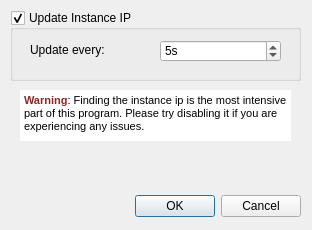
<?xml version="1.0" encoding="UTF-8"?>
<ui version="4.0">
 <class>Settings</class>
 <widget class="QDialog" name="Settings">
  <property name="geometry">
   <rect>
    <x>0</x>
    <y>0</y>
    <width>312</width>
    <height>230</height>
   </rect>
  </property>
  <property name="windowTitle">
   <string>Settings</string>
  </property>
  <widget class="QDialogButtonBox" name="buttonBox">
   <property name="geometry">
    <rect>
     <x>10</x>
     <y>190</y>
     <width>291</width>
     <height>32</height>
    </rect>
   </property>
   <property name="orientation">
    <enum>Qt::Horizontal</enum>
   </property>
   <property name="standardButtons">
    <set>QDialogButtonBox::Cancel|QDialogButtonBox::Ok</set>
   </property>
  </widget>
  <widget class="QGroupBox" name="iipUdate_box">
   <property name="geometry">
    <rect>
     <x>10</x>
     <y>10</y>
     <width>291</width>
     <height>71</height>
    </rect>
   </property>
   <property name="title">
    <string>Update Instance IP</string>
   </property>
   <property name="checkable">
    <bool>true</bool>
   </property>
   <widget class="QSpinBox" name="iipUpdate_spinBox">
    <property name="geometry">
     <rect>
      <x>150</x>
      <y>30</y>
      <width>121</width>
      <height>22</height>
     </rect>
    </property>
    <property name="suffix">
     <string>s</string>
    </property>
    <property name="minimum">
     <number>1</number>
    </property>
    <property name="maximum">
     <number>99999</number>
    </property>
    <property name="value">
     <number>5</number>
    </property>
   </widget>
   <widget class="QLabel" name="iipUpdate_label">
    <property name="geometry">
     <rect>
      <x>20</x>
      <y>30</y>
      <width>111</width>
      <height>20</height>
     </rect>
    </property>
    <property name="text">
     <string>Update every:</string>
    </property>
   </widget>
  </widget>
  <widget class="QTextEdit" name="textEdit">
   <property name="geometry">
    <rect>
     <x>20</x>
     <y>90</y>
     <width>271</width>
     <height>51</height>
    </rect>
   </property>
   <property name="frameShape">
    <enum>QFrame::NoFrame</enum>
   </property>
   <property name="html">
    <string>&lt;!DOCTYPE HTML PUBLIC &quot;-//W3C//DTD HTML 4.0//EN&quot; &quot;http://www.w3.org/TR/REC-html40/strict.dtd&quot;&gt;
&lt;html&gt;&lt;head&gt;&lt;meta name=&quot;qrichtext&quot; content=&quot;1&quot; /&gt;&lt;style type=&quot;text/css&quot;&gt;
p, li { white-space: pre-wrap; }
&lt;/style&gt;&lt;/head&gt;&lt;body style=&quot; font-family:'MS Shell Dlg 2'; font-size:8.25pt; font-weight:400; font-style:normal;&quot;&gt;
&lt;p style=&quot; margin-top:0px; margin-bottom:0px; margin-left:0px; margin-right:0px; -qt-block-indent:0; text-indent:0px;&quot;&gt;&lt;span style=&quot; font-size:8pt; font-weight:600; color:#8c2626;&quot;&gt;Warning&lt;/span&gt;&lt;span style=&quot; font-size:8pt;&quot;&gt;: Finding the instance ip is the most intensive part of this program. Please try disabling it if you are experiencing any issues.&lt;/span&gt;&lt;/p&gt;&lt;/body&gt;&lt;/html&gt;</string>
   </property>
   <property name="acceptRichText">
    <bool>false</bool>
   </property>
   <property name="cursorWidth">
    <number>0</number>
   </property>
   <property name="textInteractionFlags">
    <set>Qt::NoTextInteraction</set>
   </property>
  </widget>
 </widget>
 <resources/>
 <connections>
  <connection>
   <sender>buttonBox</sender>
   <signal>accepted()</signal>
   <receiver>Settings</receiver>
   <slot>accept()</slot>
   <hints>
    <hint type="sourcelabel">
     <x>248</x>
     <y>254</y>
    </hint>
    <hint type="destinationlabel">
     <x>157</x>
     <y>274</y>
    </hint>
   </hints>
  </connection>
  <connection>
   <sender>buttonBox</sender>
   <signal>rejected()</signal>
   <receiver>Settings</receiver>
   <slot>reject()</slot>
   <hints>
    <hint type="sourcelabel">
     <x>316</x>
     <y>260</y>
    </hint>
    <hint type="destinationlabel">
     <x>286</x>
     <y>274</y>
    </hint>
   </hints>
  </connection>
 </connections>
</ui>
